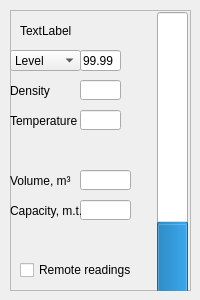
<?xml version="1.0" encoding="UTF-8"?>
<ui version="4.0">
 <class>FuelSmallUnit</class>
 <widget class="QWidget" name="FuelSmallUnit">
  <property name="geometry">
   <rect>
    <x>0</x>
    <y>0</y>
    <width>200</width>
    <height>300</height>
   </rect>
  </property>
  <property name="minimumSize">
   <size>
    <width>200</width>
    <height>300</height>
   </size>
  </property>
  <property name="maximumSize">
   <size>
    <width>200</width>
    <height>300</height>
   </size>
  </property>
  <property name="windowTitle">
   <string>Form</string>
  </property>
  <widget class="QFrame" name="frame">
   <property name="geometry">
    <rect>
     <x>10</x>
     <y>10</y>
     <width>181</width>
     <height>281</height>
    </rect>
   </property>
   <property name="frameShape">
    <enum>QFrame::StyledPanel</enum>
   </property>
   <property name="frameShadow">
    <enum>QFrame::Raised</enum>
   </property>
   <widget class="QProgressBar" name="progressBar">
    <property name="geometry">
     <rect>
      <x>147</x>
      <y>2</y>
      <width>31</width>
      <height>281</height>
     </rect>
    </property>
    <property name="value">
     <number>24</number>
    </property>
    <property name="orientation">
     <enum>Qt::Vertical</enum>
    </property>
   </widget>
   <widget class="QCheckBox" name="remoteCheckBox">
    <property name="geometry">
     <rect>
      <x>10</x>
      <y>250</y>
      <width>121</width>
      <height>20</height>
     </rect>
    </property>
    <property name="text">
     <string>Remote readings</string>
    </property>
   </widget>
   <widget class="QComboBox" name="typeChooseBox">
    <property name="geometry">
     <rect>
      <x>0</x>
      <y>40</y>
      <width>71</width>
      <height>21</height>
     </rect>
    </property>
    <item>
     <property name="text">
      <string>Level</string>
     </property>
    </item>
    <item>
     <property name="text">
      <string>Ullage</string>
     </property>
    </item>
    <item>
     <property name="text">
      <string>Sounding</string>
     </property>
    </item>
   </widget>
   <widget class="QLineEdit" name="valueInput">
    <property name="geometry">
     <rect>
      <x>70</x>
      <y>40</y>
      <width>41</width>
      <height>21</height>
     </rect>
    </property>
    <property name="text">
     <string>99.99</string>
    </property>
   </widget>
   <widget class="QLabel" name="unitNameLabel">
    <property name="geometry">
     <rect>
      <x>10</x>
      <y>10</y>
      <width>131</width>
      <height>21</height>
     </rect>
    </property>
    <property name="text">
     <string>TextLabel</string>
    </property>
   </widget>
   <widget class="QLineEdit" name="denisityInput">
    <property name="geometry">
     <rect>
      <x>70</x>
      <y>70</y>
      <width>41</width>
      <height>20</height>
     </rect>
    </property>
   </widget>
   <widget class="QLineEdit" name="tempInput">
    <property name="geometry">
     <rect>
      <x>70</x>
      <y>100</y>
      <width>41</width>
      <height>20</height>
     </rect>
    </property>
   </widget>
   <widget class="QLabel" name="label_2">
    <property name="geometry">
     <rect>
      <x>0</x>
      <y>70</y>
      <width>71</width>
      <height>21</height>
     </rect>
    </property>
    <property name="text">
     <string>Density</string>
    </property>
   </widget>
   <widget class="QLabel" name="label_3">
    <property name="geometry">
     <rect>
      <x>0</x>
      <y>100</y>
      <width>71</width>
      <height>21</height>
     </rect>
    </property>
    <property name="text">
     <string>Temperature</string>
    </property>
   </widget>
   <widget class="QLineEdit" name="volumeOutput">
    <property name="geometry">
     <rect>
      <x>70</x>
      <y>160</y>
      <width>51</width>
      <height>20</height>
     </rect>
    </property>
   </widget>
   <widget class="QLineEdit" name="capacityOutput">
    <property name="geometry">
     <rect>
      <x>70</x>
      <y>190</y>
      <width>51</width>
      <height>20</height>
     </rect>
    </property>
   </widget>
   <widget class="QLabel" name="label_4">
    <property name="geometry">
     <rect>
      <x>0</x>
      <y>160</y>
      <width>71</width>
      <height>21</height>
     </rect>
    </property>
    <property name="text">
     <string>Volume, m³</string>
    </property>
   </widget>
   <widget class="QLabel" name="label_5">
    <property name="geometry">
     <rect>
      <x>0</x>
      <y>190</y>
      <width>71</width>
      <height>21</height>
     </rect>
    </property>
    <property name="text">
     <string>Capacity, m.t.</string>
    </property>
   </widget>
  </widget>
 </widget>
 <resources/>
 <connections/>
</ui>
